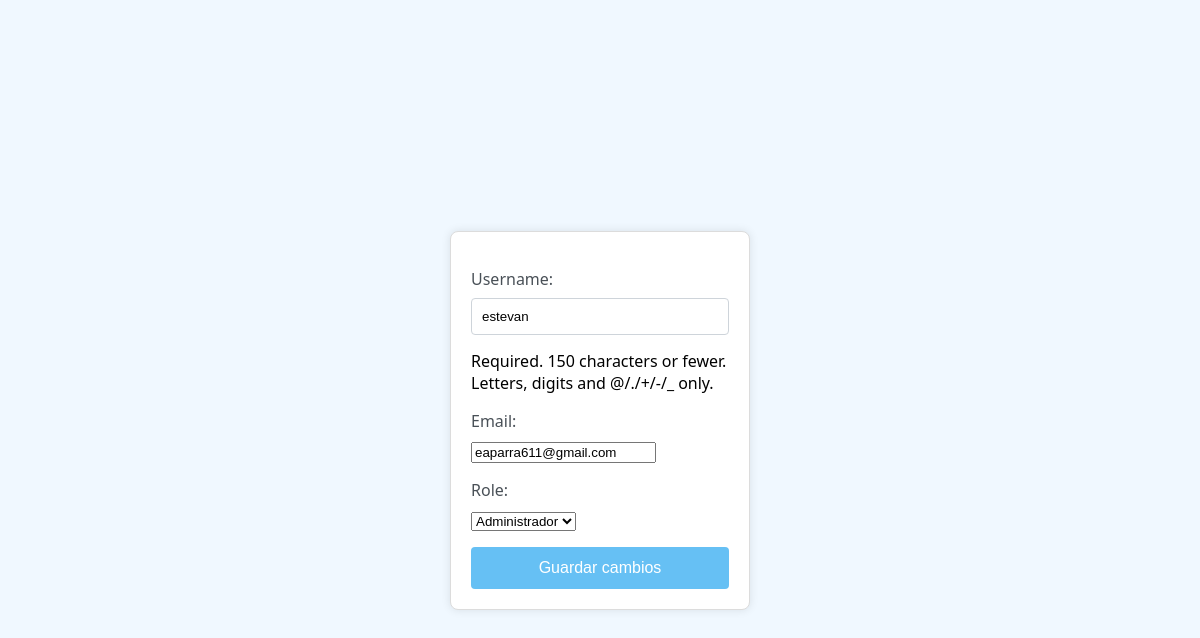
Screenshot of /editar_usuario/1/ with the database file from the repository.
### tasks/models.py (models this page shows)
class CustomUser(AbstractUser):
    ROLES = (
        ('admin', 'Administrador'),
        ('empleado', 'Empleado'),
        ('cliente', 'Cliente'),
    )
    role = models.CharField(max_length=20, choices=ROLES, default='cliente')
    email = models.EmailField(unique=True)
    USERNAME_FIELD = 'email'
    REQUIRED_FIELDS = ['username', 'role']

### tasks/views.py (the view)
# urls.py: path('editar_usuario/<int:user_id>/', views.editar_usuario, name='editar_usuario'),
def editar_usuario(request, user_id):
    user = get_object_or_404(CustomUser, pk=user_id)
    if request.method == 'POST':
        form = CustomUserForm(request.POST, instance=user)
        if form.is_valid():
            form.save()
            return redirect('user_list')  # Redirige de nuevo a la lista de usuarios después de guardar los cambios
    else:
        form = CustomUserForm(instance=user)
    return render(request, 'editar_usuario.html', {'form': form, 'user': user})

### tasks/forms.py
class CustomUserForm(forms.ModelForm):
    class Meta:
        model = CustomUser
        fields = ['username', 'email', 'role']

### tasks/templates/editar_usuario.html (shortened to what this page needs)
<!DOCTYPE html>
<html>
<head>
</head>
<body>
    <form method="post">
     {{ form.as_p }}
     <button type="submit">Guardar cambios</button>
 </form>
</body>
</html>

### tasks/templates/editar_usuario.html (style rules this page uses)
body { font-family: 'Segoe UI', Tahoma, Geneva, Verdana, sans-serif; background-color: #F0F8FF; margin: 0; padding: 0; display: flex; flex-direction: column; align-items: center; justify-content: center; height: 100vh; }
form { background-color: #ffffff; border: 1px solid #dcdcdc; border-radius: 8px; box-shadow: 0 0 10px rgba(0, 0, 0, 0.1); padding: 20px; width: 300px; margin: 20px; box-sizing: border-box; }
label { display: block; margin-bottom: 8px; color: #495057; }
input[type="text"], input[type="password"] { width: 100%; padding: 10px; margin-bottom: 15px; box-sizing: border-box; border: 1px solid #ced4da; border-radius: 4px; }
button { background-color: #66c0f4; color: #ffffff; padding: 12px 20px; border: none; border-radius: 4px; cursor: pointer; width: 100%; display: block; font-size: 16px; }

### rows the page displays
CustomUser: username "estevan", email "eaparra611@gmail.com", role "Administrador"
